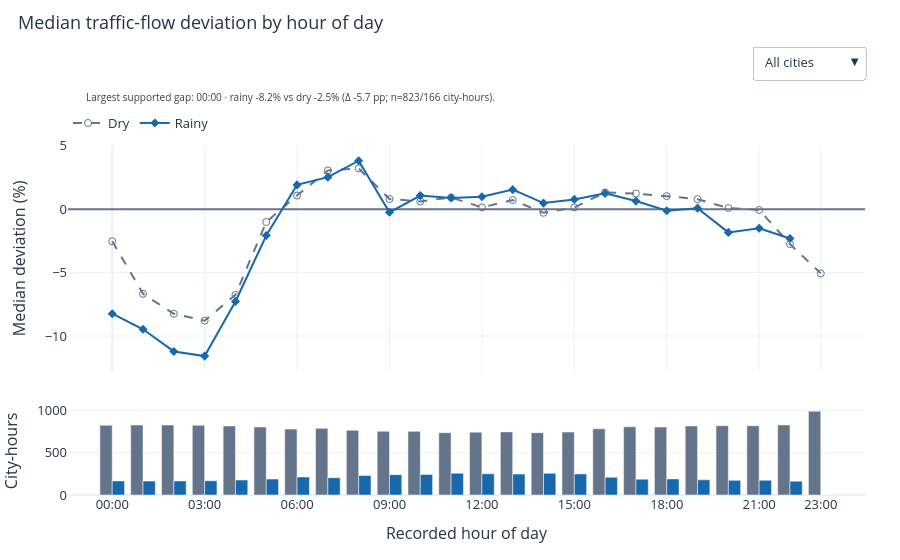

Notebook code cell kept with this figure:
### Markdown cell above
### Traffic patterns by hour of day

Compare median deviations and the number of supported dry and rainy city-hours at each recorded clock hour. Each city-hour has equal weight in **All cities**. Use the city menu for a within-city comparison. Rainy hours begin at 0.1 mm/hour.

### Code cell
fig_hourly = make_hourly_traffic_chart(supported_hours)
fig_hourly.show()

### Figure 1 — Plotly figure (JSON) as saved in the notebook; plotly's stock layout.template omitted (floating-point values rounded to 4 significant figures)
{"data": [{"connectgaps": false, "customdata": [823, 826, 825, 822, 815, 803, 778, 787, 764, 753, 751, 736, 742, 745, 736, 743, 782, 805, 802, 815, 818, 817, 827, 989], "hovertemplate": "%{x:02d}:00<br>Median %{y:+.2f}%<br>City-hours %{customdata:,}", "legendgroup": "Dry", "line": {"color": "#64748b", "dash": "dash"}, "marker": {"size": 7, "symbol": "circle-open"}, "mode": "lines+markers", "name": "Dry", "type": "scatter", "visible": true, "x": [0, 1, 2, 3, 4, 5, 6, 7, 8, 9, 10, 11, 12, 13, 14, 15, 16, 17, 18, 19, 20, 21, 22, 23], "xaxis": "x", "y": [-2.532, -6.678, -8.251, -8.79, -6.755, -1.015, 1.073, 3.051, 3.21, 0.7991, 0.6093, 0.9212, 0.1388, 0.7129, -0.2883, 0.1307, 1.319, 1.232, 1.025, 0.7826, 0.08643, -0.06271, -2.752, -5.065], "yaxis": "y"}, {"hovertemplate": "%{x:02d}:00<br>City-hours %{y:,}", "legendgroup": "Dry", "marker": {"color": "#64748b"}, "name": "Dry", "showlegend": false, "type": "bar", "visible": true, "x": [0, 1, 2, 3, 4, 5, 6, 7, 8, 9, 10, 11, 12, 13, 14, 15, 16, 17, 18, 19, 20, 21, 22, 23], "xaxis": "x2", "y": [823, 826, 825, 822, 815, 803, 778, 787, 764, 753, 751, 736, 742, 745, 736, 743, 782, 805, 802, 815, 818, 817, 827, 989], "yaxis": "y2"}, {"connectgaps": false, "customdata": [166, 164, 166, 168, 177, 188, 213, 205, 230, 240, 243, 257, 250, 247, 256, 249, 210, 187, 190, 179, 173, 174, 163, 0], "hovertemplate": "%{x:02d}:00<br>Median %{y:+.2f}%<br>City-hours %{customdata:,}", "legendgroup": "Rainy", "line": {"color": "#1768ac", "dash": "solid"}, "marker": {"size": 7, "symbol": "diamond"}, "mode": "lines+markers", "name": "Rainy", "type": "scatter", "visible": true, "x": [0, 1, 2, 3, 4, 5, 6, 7, 8, 9, 10, 11, 12, 13, 14, 15, 16, 17, 18, 19, 20, 21, 22, 23], "xaxis": "x", "y": [-8.242, -9.472, -11.22, -11.58, -7.279, -2.076, 1.91, 2.522, 3.817, -0.2488, 1.068, 0.8863, 0.9771, 1.536, 0.4771, 0.7659, 1.243, 0.6352, -0.1232, 0.0761, -1.833, -1.501, -2.31, null], "yaxis": "y"}, {"hovertemplate": "%{x:02d}:00<br>City-hours %{y:,}", "legendgroup": "Rainy", "marker": {"color": "#1768ac"}, "name": "Rainy", "showlegend": false, "type": "bar", "visible": true, "x": [0, 1, 2, 3, 4, 5, 6, 7, 8, 9, 10, 11, 12, 13, 14, 15, 16, 17, 18, 19, 20, 21, 22, 23], "xaxis": "x2", "y": [166, 164, 166, 168, 177, 188, 213, 205, 230, 240, 243, 257, 250, 247, 256, 249, 210, 187, 190, 179, 173, 174, 163, 0], "yaxis": "y2"}, {"connectgaps": false, "customdata": [293, 292, 294, 294, 292, 288, 280, 285, 271, 263, 258, 260, 254, 258, 245, 251, 268, 279, 282, 296, 295, 295, 305, 335], "hovertemplate": "%{x:02d}:00<br>Median %{y:+.2f}%<br>City-hours %{customdata:,}", "legendgroup": "Dry", "line": {"color": "#64748b", "dash": "dash"}, "marker": {"size": 7, "symbol": "circle-open"}, "mode": "lines+markers", "name": "Dry", "type": "scatter", "visible": false, "x": [0, 1, 2, 3, 4, 5, 6, 7, 8, 9, 10, 11, 12, 13, 14, 15, 16, 17, 18, 19, 20, 21, 22, 23], "xaxis": "x", "y": [1.063, -0.0731, -3.854, -5.869, -8.372, -6.087, -0.8525, 1.933, 4.075, 6.591, 5.948, 5.091, 4.176, 4.145, 3.734, 3.611, 3.927, 3.269, 2.896, 2.871, 3.178, 3.203, -0.1838, 0.3916], "yaxis": "y"}, {"hovertemplate": "%{x:02d}:00<br>City-hours %{y:,}", "legendgroup": "Dry", "marker": {"color": "#64748b"}, "name": "Dry", "showlegend": false, "type": "bar", "visible": false, "x": [0, 1, 2, 3, 4, 5, 6, 7, 8, 9, 10, 11, 12, 13, 14, 15, 16, 17, 18, 19, 20, 21, 22, 23], "xaxis": "x2", "y": [293, 292, 294, 294, 292, 288, 280, 285, 271, 263, 258, 260, 254, 258, 245, 251, 268, 279, 282, 296, 295, 295, 305, 335], "yaxis": "y2"}, {"connectgaps": false, "customdata": [41, 42, 40, 40, 43, 47, 55, 50, 64, 72, 77, 75, 81, 77, 90, 84, 67, 56, 53, 39, 40, 40, 30, 0], "hovertemplate": "%{x:02d}:00<br>Median %{y:+.2f}%<br>City-hours %{customdata:,}", "legendgroup": "Rainy", "line": {"color": "#1768ac", "dash": "solid"}, "marker": {"size": 7, "symbol": "diamond"}, "mode": "lines+markers", "name": "Rainy", "type": "scatter", "visible": false, "x": [0, 1, 2, 3, 4, 5, 6, 7, 8, 9, 10, 11, 12, 13, 14, 15, 16, 17, 18, 19, 20, 21, 22, 23], "xaxis": "x", "y": [0.8491, -3.203, -9.828, -6.434, -13.08, -7.672, 0.9282, 0.7022, 1.281, 3.805, 3.627, 3.8, 2.668, 4.835, 4.471, 6.107, 3.38, 3.312, 3.64, 0.8267, 2.058, 2.702, -1.166, null], "yaxis": "y"}, {"hovertemplate": "%{x:02d}:00<br>City-hours %{y:,}", "legendgroup": "Rainy", "marker": {"color": "#1768ac"}, "name": "Rainy", "showlegend": false, "type": "bar", "visible": false, "x": [0, 1, 2, 3, 4, 5, 6, 7, 8, 9, 10, 11, 12, 13, 14, 15, 16, 17, 18, 19, 20, 21, 22, 23], "xaxis": "x2", "y": [41, 42, 40, 40, 43, 47, 55, 50, 64, 72, 77, 75, 81, 77, 90, 84, 67, 56, 53, 39, 40, 40, 30, 0], "yaxis": "y2"}, {"connectgaps": false, "customdata": [277, 283, 281, 279, 278, 273, 260, 257, 258, 260, 259, 250, 253, 257, 258, 255, 266, 270, 263, 267, 267, 265, 267, 365], "hovertemplate": "%{x:02d}:00<br>Median %{y:+.2f}%<br>City-hours %{customdata:,}", "legendgroup": "Dry", "line": {"color": "#64748b", "dash": "dash"}, "marker": {"size": 7, "symbol": "circle-open"}, "mode": "lines+markers", "name": "Dry", "type": "scatter", "visible": false, "x": [0, 1, 2, 3, 4, 5, 6, 7, 8, 9, 10, 11, 12, 13, 14, 15, 16, 17, 18, 19, 20, 21, 22, 23], "xaxis": "x", "y": [-8.552, -15.29, -16.61, -16.07, -9.618, 0.08315, 4.325, 5.752, 4.606, -2.57, -2.207, -1.194, -1.176, -0.3412, -4.039, -2.037, -0.3114, 0.388, 0.0284, -1.329, -3.82, -2.958, -4.367, -15.37], "yaxis": "y"}, {"hovertemplate": "%{x:02d}:00<br>City-hours %{y:,}", "legendgroup": "Dry", "marker": {"color": "#64748b"}, "name": "Dry", "showlegend": false, "type": "bar", "visible": false, "x": [0, 1, 2, 3, 4, 5, 6, 7, 8, 9, 10, 11, 12, 13, 14, 15, 16, 17, 18, 19, 20, 21, 22, 23], "xaxis": "x2", "y": [277, 283, 281, 279, 278, 273, 260, 257, 258, 260, 259, 250, 253, 257, 258, 255, 266, 270, 263, 267, 267, 265, 267, 365], "yaxis": "y2"}, {"connectgaps": false, "customdata": [89, 82, 84, 86, 87, 91, 104, 108, 107, 105, 106, 115, 112, 108, 107, 110, 99, 95, 102, 98, 98, 100, 98, 0], "hovertemplate": "%{x:02d}:00<br>Median %{y:+.2f}%<br>City-hours %{customdata:,}", "legendgroup": "Rainy", "line": {"color": "#1768ac", "dash": "solid"}, "marker": {"size": 7, "symbol": "diamond"}, "mode": "lines+markers", "name": "Rainy", "type": "scatter", "visible": false, "x": [0, 1, 2, 3, 4, 5, 6, 7, 8, 9, 10, 11, 12, 13, 14, 15, 16, 17, 18, 19, 20, 21, 22, 23], "xaxis": "x", "y": [-12.93, -15.54, -19.54, -15.56, -9.333, -2.501, 4.79, 4.855, 6.147, -2.594, -1.284, -1.123, -0.004086, 0.2, -2.376, -2.309, 0.3532, -0.4889, -0.9304, -0.7361, -4.524, -2.466, -2.587, null], "yaxis": "y"}, {"hovertemplate": "%{x:02d}:00<br>City-hours %{y:,}", "legendgroup": "Rainy", "marker": {"color": "#1768ac"}, "name": "Rainy", "showlegend": false, "type": "bar", "visible": false, "x": [0, 1, 2, 3, 4, 5, 6, 7, 8, 9, 10, 11, 12, 13, 14, 15, 16, 17, 18, 19, 20, 21, 22, 23], "xaxis": "x2", "y": [89, 82, 84, 86, 87, 91, 104, 108, 107, 105, 106, 115, 112, 108, 107, 110, 99, 95, 102, 98, 98, 100, 98, 0], "yaxis": "y2"}, {"connectgaps": false, "customdata": [96, 95, 96, 97, 92, 92, 93, 95, 91, 90, 88, 86, 86, 88, 88, 91, 94, 96, 95, 92, 97, 98, 97, 104], "hovertemplate": "%{x:02d}:00<br>Median %{y:+.2f}%<br>City-hours %{customdata:,}", "legendgroup": "Dry", "line": {"color": "#64748b", "dash": "dash"}, "marker": {"size": 7, "symbol": "circle-open"}, "mode": "lines+markers", "name": "Dry", "type": "scatter", "visible": false, "x": [0, 1, 2, 3, 4, 5, 6, 7, 8, 9, 10, 11, 12, 13, 14, 15, 16, 17, 18, 19, 20, 21, 22, 23], "xaxis": "x", "y": [-4.638, -9.686, -9.881, -9.091, -4.729, -1.344, 0.2508, 1.785, 2.278, 1.456, 0.2452, 0.4777, -0.8633, -1.008, -0.191, -0.0446, -0.2922, 0.07885, -0.3668, -0.6428, -2.638, -0.5641, -2.938, -6.931], "yaxis": "y"}, {"hovertemplate": "%{x:02d}:00<br>City-hours %{y:,}", "legendgroup": "Dry", "marker": {"color": "#64748b"}, "name": "Dry", "showlegend": false, "type": "bar", "visible": false, "x": [0, 1, 2, 3, 4, 5, 6, 7, 8, 9, 10, 11, 12, 13, 14, 15, 16, 17, 18, 19, 20, 21, 22, 23], "xaxis": "x2", "y": [96, 95, 96, 97, 92, 92, 93, 95, 91, 90, 88, 86, 86, 88, 88, 91, 94, 96, 95, 92, 97, 98, 97, 104], "yaxis": "y2"}, {"connectgaps": false, "customdata": [9, 10, 9, 8, 13, 13, 12, 10, 14, 15, 17, 19, 18, 16, 16, 13, 10, 8, 9, 12, 7, 6, 7, 0], "hovertemplate": "%{x:02d}:00<br>Median %{y:+.2f}%<br>City-hours %{customdata:,}", "legendgroup": "Rainy", "line": {"color": "#1768ac", "dash": "solid"}, "marker": {"size": 7, "symbol": "diamond"}, "mode": "lines+markers", "name": "Rainy", "type": "scatter", "visible": false, "x": [0, 1, 2, 3, 4, 5, 6, 7, 8, 9, 10, 11, 12, 13, 14, 15, 16, 17, 18, 19, 20, 21, 22, 23], "xaxis": "x", "y": [-10.69, -13.22, -10.13, -4.363, -4.727, -1.886, 0.2039, 0.4723, 1.137, -1.569, -0.8817, -1.064, 2.213, -0.896, -0.8477, -1.784, -2.955, -3.553, -1.42, -1.398, -10.18, -15.34, -12.71, null], "yaxis": "y"}, {"hovertemplate": "%{x:02d}:00<br>City-hours %{y:,}", "legendgroup": "Rainy", "marker": {"color": "#1768ac"}, "name": "Rainy", "showlegend": false, "type": "bar", "visible": false, "x": [0, 1, 2, 3, 4, 5, 6, 7, 8, 9, 10, 11, 12, 13, 14, 15, 16, 17, 18, 19, 20, 21, 22, 23], "xaxis": "x2", "y": [9, 10, 9, 8, 13, 13, 12, 10, 14, 15, 17, 19, 18, 16, 16, 13, 10, 8, 9, 12, 7, 6, 7, 0], "yaxis": "y2"}, {"connectgaps": false, "customdata": [56, 55, 57, 57, 56, 56, 57, 58, 55, 54, 57, 55, 57, 53, 55, 55, 54, 55, 55, 53, 54, 54, 55, 61], "hovertemplate": "%{x:02d}:00<br>Median %{y:+.2f}%<br>City-hours %{customdata:,}", "legendgroup": "Dry", "line": {"color": "#64748b", "dash": "dash"}, "marker": {"size": 7, "symbol": "circle-open"}, "mode": "lines+markers", "name": "Dry", "type": "scatter", "visible": false, "x": [0, 1, 2, 3, 4, 5, 6, 7, 8, 9, 10, 11, 12, 13, 14, 15, 16, 17, 18, 19, 20, 21, 22, 23], "xaxis": "x", "y": [-4.871, -9.163, -10.85, -12.38, -11.2, -4.431, 1.835, 4.167, 5.766, 5.34, 1.903, 0.6024, -0.6459, -0.8362, 0.5573, -0.03563, 1.137, 2.438, 1.849, 1.08, 2.653, 1.419, -4.665, -8.251], "yaxis": "y"}, {"hovertemplate": "%{x:02d}:00<br>City-hours %{y:,}", "legendgroup": "Dry", "marker": {"color": "#64748b"}, "name": "Dry", "showlegend": false, "type": "bar", "visible": false, "x": [0, 1, 2, 3, 4, 5, 6, 7, 8, 9, 10, 11, 12, 13, 14, 15, 16, 17, 18, 19, 20, 21, 22, 23], "xaxis": "x2", "y": [56, 55, 57, 57, 56, 56, 57, 58, 55, 54, 57, 55, 57, 53, 55, 55, 54, 55, 55, 53, 54, 54, 55, 61], "yaxis": "y2"}, {"connectgaps": false, "customdata": [5, 6, 4, 4, 5, 5, 4, 3, 6, 7, 4, 6, 4, 8, 6, 6, 7, 6, 6, 8, 7, 7, 6, 0], "hovertemplate": "%{x:02d}:00<br>Median %{y:+.2f}%<br>City-hours %{customdata:,}", "legendgroup": "Rainy", "line": {"color": "#1768ac", "dash": "solid"}, "marker": {"size": 7, "symbol": "diamond"}, "mode": "lines+markers", "name": "Rainy", "type": "scatter", "visible": false, "x": [0, 1, 2, 3, 4, 5, 6, 7, 8, 9, 10, 11, 12, 13, 14, 15, 16, 17, 18, 19, 20, 21, 22, 23], "xaxis": "x", "y": [-5.271, -18.79, -19.03, -15.53, -13.58, -5.848, -3.266, 2.017, 6.952, 5.819, 1.799, -2.467, -5.059, 4.112, 2.65, 6.777, 5.357, 2.554, 6.872, 11.34, 9.075, 5.277, 2.4, null], "yaxis": "y"}, {"hovertemplate": "%{x:02d}:00<br>City-hours %{y:,}", "legendgroup": "Rainy", "marker": {"color": "#1768ac"}, "name": "Rainy", "showlegend": false, "type": "bar", "visible": false, "x": [0, 1, 2, 3, 4, 5, 6, 7, 8, 9, 10, 11, 12, 13, 14, 15, 16, 17, 18, 19, 20, 21, 22, 23], "xaxis": "x2", "y": [5, 6, 4, 4, 5, 5, 4, 3, 6, 7, 4, 6, 4, 8, 6, 6, 7, 6, 6, 8, 7, 7, 6, 0], "yaxis": "y2"}, {"connectgaps": false, "customdata": [25, 27, 24, 23, 22, 24, 20, 23, 24, 25, 26, 22, 26, 25, 24, 23, 27, 32, 32, 31, 31, 32, 29, 33], "hovertemplate": "%{x:02d}:00<br>Median %{y:+.2f}%<br>City-hours %{customdata:,}", "legendgroup": "Dry", "line": {"color": "#64748b", "dash": "dash"}, "marker": {"size": 7, "symbol": "circle-open"}, "mode": "lines+markers", "name": "Dry", "type": "scatter", "visible": false, "x": [0, 1, 2, 3, 4, 5, 6, 7, 8, 9, 10, 11, 12, 13, 14, 15, 16, 17, 18, 19, 20, 21, 22, 23], "xaxis": "x", "y": [0.7556, -1.47, -3.322, -1.608, 1.224, -0.2787, -2.092, 0.1318, 0.4102, 0.5608, -0.2594, -0.3297, -1.762, -2.959, -2.819, -0.9637, 0.8758, 1.962, -0.824, -0.8316, -1.387, -1.889, -7.627, -13.82], "yaxis": "y"}, {"hovertemplate": "%{x:02d}:00<br>City-hours %{y:,}", "legendgroup": "Dry", "marker": {"color": "#64748b"}, "name": "Dry", "showlegend": false, "type": "bar", "visible": false, "x": [0, 1, 2, 3, 4, 5, 6, 7, 8, 9, 10, 11, 12, 13, 14, 15, 16, 17, 18, 19, 20, 21, 22, 23], "xaxis": "x2", "y": [25, 27, 24, 23, 22, 24, 20, 23, 24, 25, 26, 22, 26, 25, 24, 23, 27, 32, 32, 31, 31, 32, 29, 33], "yaxis": "y2"}, {"connectgaps": false, "customdata": [7, 6, 10, 11, 12, 10, 14, 11, 10, 9, 9, 13, 9, 10, 11, 12, 8, 3, 3, 4, 4, 3, 5, 0], "hovertemplate": "%{x:02d}:00<br>Median %{y:+.2f}%<br>City-hours %{customdata:,}", "legendgroup": "Rainy", "line": {"color": "#1768ac", "dash": "solid"}, "marker": {"size": 7, "symbol": "diamond"}, "mode": "lines+markers", "name": "Rainy", "type": "scatter", "visible": false, "x": [0, 1, 2, 3, 4, 5, 6, 7, 8, 9, 10, 11, 12, 13, 14, 15, 16, 17, 18, 19, 20, 21, 22, 23], "xaxis": "x", "y": [-3.315, -7.75, -9.345, -9.255, -1.356, 0.8932, -1.845, 0.2662, -0.0414, -0.4489, -1.442, -1.071, -1.781, -2.909, 1.206, 0.1123, 0.2955, -9.776, 2.325, -2.559, 0.04158, -3.504, -8.407, null], "yaxis": "y"}, {"hovertemplate": "%{x:02d}:00<br>City-hours %{y:,}", "legendgroup": "Rainy", "marker": {"color": "#1768ac"}, "name": "Rainy", "showlegend": false, "type": "bar", "visible": false, "x": [0, 1, 2, 3, 4, 5, 6, 7, 8, 9, 10, 11, 12, 13, 14, 15, 16, 17, 18, 19, 20, 21, 22, 23], "xaxis": "x2", "y": [7, 6, 10, 11, 12, 10, 14, 11, 10, 9, 9, 13, 9, 10, 11, 12, 8, 3, 3, 4, 4, 3, 5, 0], "yaxis": "y2"}, {"connectgaps": false, "customdata": [21, 20, 20, 19, 19, 18, 18, 17, 17, 13, 15, 15, 15, 14, 16, 18, 20, 19, 21, 19, 19, 19, 20, 30], "hovertemplate": "%{x:02d}:00<br>Median %{y:+.2f}%<br>City-hours %{customdata:,}", "legendgroup": "Dry", "line": {"color": "#64748b", "dash": "dash"}, "marker": {"size": 7, "symbol": "circle-open"}, "mode": "lines+markers", "name": "Dry", "type": "scatter", "visible": false, "x": [0, 1, 2, 3, 4, 5, 6, 7, 8, 9, 10, 11, 12, 13, 14, 15, 16, 17, 18, 19, 20, 21, 22, 23], "xaxis": "x", "y": [8.856, 5.089, 5.218, 9.371, 10.79, 10.34, 20.18, -0.768, 25.83, 25.2, 33.81, 13.82, 14.9, 18.05, 13.94, 10.4, 11.6, 12.45, 12.15, 12.58, 11.36, 6.96, 6.933, 1.74], "yaxis": "y"}, {"hovertemplate": "%{x:02d}:00<br>City-hours %{y:,}", "legendgroup": "Dry", "marker": {"color": "#64748b"}, "name": "Dry", "showlegend": false, "type": "bar", "visible": false, "x": [0, 1, 2, 3, 4, 5, 6, 7, 8, 9, 10, 11, 12, 13, 14, 15, 16, 17, 18, 19, 20, 21, 22, 23], "xaxis": "x2", "y": [21, 20, 20, 19, 19, 18, 18, 17, 17, 13, 15, 15, 15, 14, 16, 18, 20, 19, 21, 19, 19, 19, 20, 30], "yaxis": "y2"}, {"connectgaps": false, "customdata": [9, 10, 10, 11, 11, 12, 12, 13, 13, 17, 15, 15, 15, 16, 14, 12, 10, 11, 9, 11, 11, 11, 10, 0], "hovertemplate": "%{x:02d}:00<br>Median %{y:+.2f}%<br>City-hours %{customdata:,}", "legendgroup": "Rainy", "line": {"color": "#1768ac", "dash": "solid"}, "marker": {"size": 7, "symbol": "diamond"}, "mode": "lines+markers", "name": "Rainy", "type": "scatter", "visible": false, "x": [0, 1, 2, 3, 4, 5, 6, 7, 8, 9, 10, 11, 12, 13, 14, 15, 16, 17, 18, 19, 20, 21, 22, 23], "xaxis": "x", "y": [2.722, -0.4895, 5.563, -0.9969, 0.6187, 7.111, 20.36, 15.16, 31.62, 24.92, 29.72, 19.59, 11.51, 13.29, 10.96, 11.63, 9.786, 5.941, -4.476, 2.761, 1.543, -2.027, 1.983, null], "yaxis": "y"}, {"hovertemplate": "%{x:02d}:00<br>City-hours %{y:,}", "legendgroup": "Rainy", "marker": {"color": "#1768ac"}, "name": "Rainy", "showlegend": false, "type": "bar", "visible": false, "x": [0, 1, 2, 3, 4, 5, 6, 7, 8, 9, 10, 11, 12, 13, 14, 15, 16, 17, 18, 19, 20, 21, 22, 23], "xaxis": "x2", "y": [9, 10, 10, 11, 11, 12, 12, 13, 13, 17, 15, 15, 15, 16, 14, 12, 10, 11, 9, 11, 11, 11, 10, 0], "yaxis": "y2"}, {"connectgaps": false, "customdata": [34, 33, 33, 32, 33, 33, 31, 32, 29, 29, 30, 31, 31, 31, 31, 31, 33, 34, 33, 35, 35, 34, 34, 37], "hovertemplate": "%{x:02d}:00<br>Median %{y:+.2f}%<br>City-hours %{customdata:,}", "legendgroup": "Dry", "line": {"color": "#64748b", "dash": "dash"}, "marker": {"size": 7, "symbol": "circle-open"}, "mode": "lines+markers", "name": "Dry", "type": "scatter", "visible": false, "x": [0, 1, 2, 3, 4, 5, 6, 7, 8, 9, 10, 11, 12, 13, 14, 15, 16, 17, 18, 19, 20, 21, 22, 23], "xaxis": "x", "y": [-11.82, -10.54, -6.796, -0.3291, 0.4593, 1.833, 1.326, 2.295, -1.187, -2.544, -1.995, -1.682, -3.303, -1.877, -0.07244, 0.6097, -1.401, -1.545, -2.004, -2.753, -2.857, -11.48, -20.63, -28.63], "yaxis": "y"}, {"hovertemplate": "%{x:02d}:00<br>City-hours %{y:,}", "legendgroup": "Dry", "marker": {"color": "#64748b"}, "name": "Dry", "showlegend": false, "type": "bar", "visible": false, "x": [0, 1, 2, 3, 4, 5, 6, 7, 8, 9, 10, 11, 12, 13, 14, 15, 16, 17, 18, 19, 20, 21, 22, 23], "xaxis": "x2", "y": [34, 33, 33, 32, 33, 33, 31, 32, 29, 29, 30, 31, 31, 31, 31, 31, 33, 34, 33, 35, 35, 34, 34, 37], "yaxis": "y2"}, {"connectgaps": false, "customdata": [3, 5, 5, 5, 5, 5, 7, 6, 9, 8, 7, 6, 6, 6, 6, 7, 5, 4, 5, 3, 2, 3, 3, 0], "hovertemplate": "%{x:02d}:00<br>Median %{y:+.2f}%<br>City-hours %{customdata:,}", "legendgroup": "Rainy", "line": {"color": "#1768ac", "dash": "solid"}, "marker": {"size": 7, "symbol": "diamond"}, "mode": "lines+markers", "name": "Rainy", "type": "scatter", "visible": false, "x": [0, 1, 2, 3, 4, 5, 6, 7, 8, 9, 10, 11, 12, 13, 14, 15, 16, 17, 18, 19, 20, 21, 22, 23], "xaxis": "x", "y": [6.25, -1.609, 1.203, 4.245, 6.127, 0.3857, 3.192, 3.744, 0.2077, -1.955, -3.732, -5.151, -4.197, -3.303, 0.5748, 1.842, 1.575, -0.3172, -6.595, -8.094, -5.454, -20.56, -36.3, null], "yaxis": "y"}, {"hovertemplate": "%{x:02d}:00<br>City-hours %{y:,}", "legendgroup": "Rainy", "marker": {"color": "#1768ac"}, "name": "Rainy", "showlegend": false, "type": "bar", "visible": false, "x": [0, 1, 2, 3, 4, 5, 6, 7, 8, 9, 10, 11, 12, 13, 14, 15, 16, 17, 18, 19, 20, 21, 22, 23], "xaxis": "x2", "y": [3, 5, 5, 5, 5, 5, 7, 6, 9, 8, 7, 6, 6, 6, 6, 7, 5, 4, 5, 3, 2, 3, 3, 0], "yaxis": "y2"}, {"connectgaps": false, "customdata": [21, 21, 20, 21, 23, 19, 19, 20, 19, 19, 18, 17, 20, 19, 19, 19, 20, 20, 21, 22, 20, 20, 20, 24], "hovertemplate": "%{x:02d}:00<br>Median %{y:+.2f}%<br>City-hours %{customdata:,}", "legendgroup": "Dry", "line": {"color": "#64748b", "dash": "dash"}, "marker": {"size": 7, "symbol": "circle-open"}, "mode": "lines+markers", "name": "Dry", "type": "scatter", "visible": false, "x": [0, 1, 2, 3, 4, 5, 6, 7, 8, 9, 10, 11, 12, 13, 14, 15, 16, 17, 18, 19, 20, 21, 22, 23], "xaxis": "x", "y": [0.6342, 0, -6.611, -3.489, -0.4868, -1.394, 2.938, 1.047, 1.004, -0.9631, -0.4329, -1.794, -0.002189, -1.057, -0.7151, 0, -1.213, 0.4108, 0.5295, 0, -0.2779, -4.143, -5.333, 0.04155], "yaxis": "y"}, {"hovertemplate": "%{x:02d}:00<br>City-hours %{y:,}", "legendgroup": "Dry", "marker": {"color": "#64748b"}, "name": "Dry", "showlegend": false, "type": "bar", "visible": false, "x": [0, 1, 2, 3, 4, 5, 6, 7, 8, 9, 10, 11, 12, 13, 14, 15, 16, 17, 18, 19, 20, 21, 22, 23], "xaxis": "x2", "y": [21, 21, 20, 21, 23, 19, 19, 20, 19, 19, 18, 17, 20, 19, 19, 19, 20, 20, 21, 22, 20, 20, 20, 24], "yaxis": "y2"}, {"connectgaps": false, "customdata": [3, 3, 4, 3, 1, 5, 5, 4, 7, 7, 8, 8, 5, 6, 6, 5, 4, 4, 3, 4, 4, 4, 4, 0], "hovertemplate": "%{x:02d}:00<br>Median %{y:+.2f}%<br>City-hours %{customdata:,}", "legendgroup": "Rainy", "line": {"color": "#1768ac", "dash": "solid"}, "marker": {"size": 7, "symbol": "diamond"}, "mode": "lines+markers", "name": "Rainy", "type": "scatter", "visible": false, "x": [0, 1, 2, 3, 4, 5, 6, 7, 8, 9, 10, 11, 12, 13, 14, 15, 16, 17, 18, 19, 20, 21, 22, 23], "xaxis": "x", "y": [-9.018, -4.061, 18.56, 18.53, -28.91, -4.393, -2.97, -11.43, 1.414, 0, 2.95, 2.715, -1.623, -0.8741, -4.404, -6.462, -3.509, -3.072, 0.946, 2.308, 13.38, 7.43, 6.729, null], "yaxis": "y"}, {"hovertemplate": "%{x:02d}:00<br>City-hours %{y:,}", "legendgroup": "Rainy", "marker": {"color": "#1768ac"}, "name": "Rainy", "showlegend": false, "type": "bar", "visible": false, "x": [0, 1, 2, 3, 4, 5, 6, 7, 8, 9, 10, 11, 12, 13, 14, 15, 16, 17, 18, 19, 20, 21, 22, 23], "xaxis": "x2", "y": [3, 3, 4, 3, 1, 5, 5, 4, 7, 7, 8, 8, 5, 6, 6, 5, 4, 4, 3, 4, 4, 4, 4, 0], "yaxis": "y2"}], "layout": {"annotations": [{"font": {"color": "#404040", "size": 10}, "showarrow": false, "text": "Largest supported gap: 00:00 · rainy -8.2% vs dry -2.5% (Δ -5.7 pp; n=823/166 city-hours).", "x": 0.02, "xanchor": "left", "xref": "paper", "y": 1.11, "yanchor": "bottom", "yref": "paper"}], "barmode": "group", "font": {"color": "#253447", "size": 13}, "height": 560, "legend": {"orientation": "h", "y": 1.02, "yanchor": "bottom"}, "margin": {"b": 65, "l": 68, "r": 35, "t": 145}, "title": {"text": "Median traffic-flow deviation by hour of day", "x": 0.02, "y": 0.97, "yanchor": "top"}, "updatemenus": [{"active": 0, "buttons": [{"args": [{"visible": [true, true, true, true, false, false, false, false, false, false, false, false, false, false, false, false, false, false, false, false, false, false, false, false, false, false, false, false, false, false, false, false, false, false, false, false]}, {}], "label": "All cities", "method": "update"}, {"args": [{"visible": [false, false, false, false, true, true, true, true, false, false, false, false, false, false, false, false, false, false, false, false, false, false, false, false, false, false, false, false, false, false, false, false, false, false, false, false]}, {}], "label": "Paris", "method": "update"}, {"args": [{"visible": [false, false, false, false, false, false, false, false, true, true, true, true, false, false, false, false, false, false, false, false, false, false, false, false, false, false, false, false, false, false, false, false, false, false, false, false]}, {}], "label": "Luzern", "method": "update"}, {"args": [{"visible": [false, false, false, false, false, false, false, false, false, false, false, false, true, true, true, true, false, false, false, false, false, false, false, false, false, false, false, false, false, false, false, false, false, false, false, false]}, {}], "label": "Hamburg", "method": "update"}, {"args": [{"visible": [false, false, false, false, false, false, false, false, false, false, false, false, false, false, false, false, true, true, true, true, false, false, false, false, false, false, false, false, false, false, false, false, false, false, false, false]}, {}], "label": "Toronto", "method": "update"}, {"args": [{"visible": [false, false, false, false, false, false, false, false, false, false, false, false, false, false, false, false, false, false, false, false, true, true, true, true, false, false, false, false, false, false, false, false, false, false, false, false]}, {}], "label": "Essen", "method": "update"}, {"args": [{"visible": [false, false, false, false, false, false, false, false, false, false, false, false, false, false, false, false, false, false, false, false, false, false, false, false, true, true, true, true, false, false, false, false, false, false, false, false]}, {}], "label": "Innsbruck", "method": "update"}, {"args": [{"visible": [false, false, false, false, false, false, false, false, false, false, false, false, false, false, false, false, false, false, false, false, false, false, false, false, false, false, false, false, true, true, true, true, false, false, false, false]}, {}], "label": "Darmstadt", "method": "update"}, {"args": [{"visible": [false, false, false, false, false, false, false, false, false, false, false, false, false, false, false, false, false, false, false, false, false, false, false, false, false, false, false, false, false, false, false, false, true, true, true, true]}, {}], "label": "Manchester", "method": "update"}], "x": 1, "xanchor": "right", "y": 1.19, "yanchor": "bottom"}], "xaxis": {"anchor": "y", "domain": [0, 1], "matches": "x2", "showticklabels": false, "ticktext": ["00:00", "03:00", "06:00", "09:00", "12:00", "15:00", "18:00", "21:00", "23:00"], "tickvals": [0, 3, 6, 9, 12, 15, 18, 21, 23]}, "xaxis2": {"anchor": "y2", "domain": [0, 1], "ticktext": ["00:00", "03:00", "06:00", "09:00", "12:00", "15:00", "18:00", "21:00", "23:00"], "tickvals": [0, 3, 6, 9, 12, 15, 18, 21, 23], "title": {"text": "Recorded hour of day"}}, "yaxis": {"anchor": "x", "domain": [0.352, 1], "title": {"text": "Median deviation (%)"}, "zerolinecolor": "#64748b"}, "yaxis2": {"anchor": "x2", "domain": [0, 0.252], "rangemode": "tozero", "title": {"text": "City-hours"}}}}
